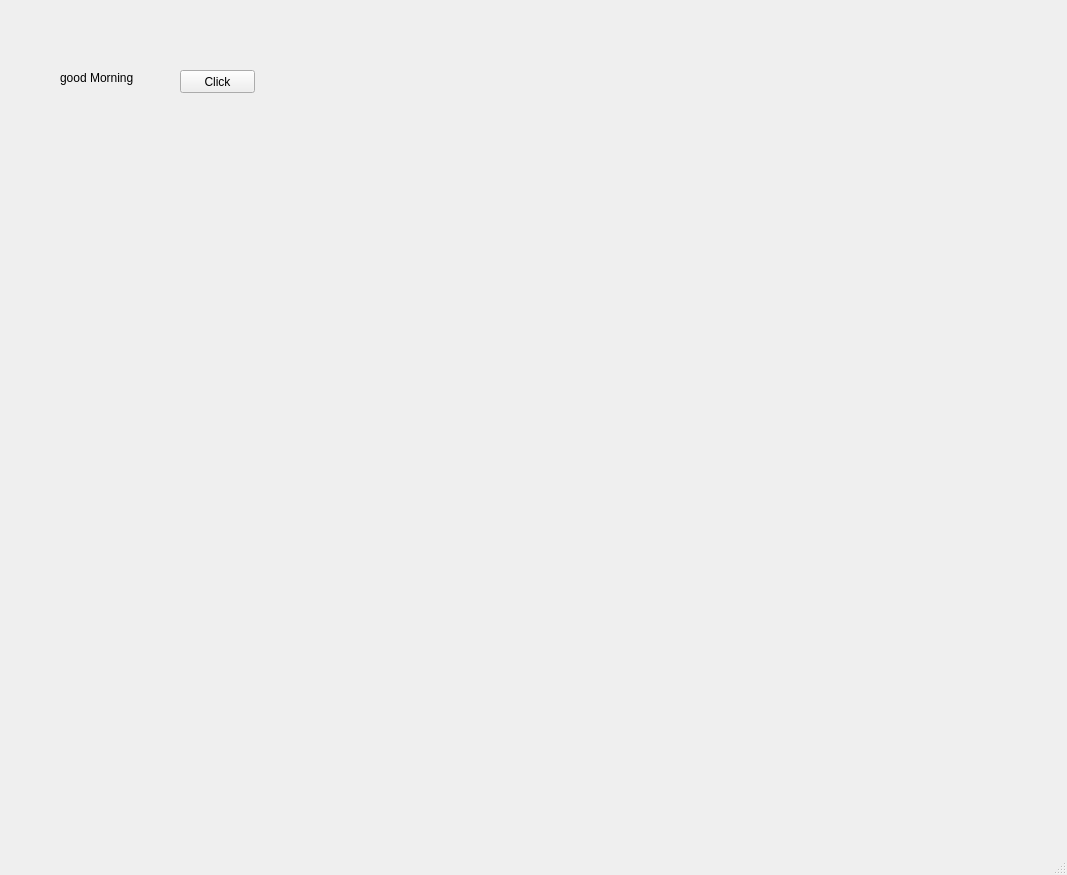
<?xml version="1.0" encoding="UTF-8"?>
<ui version="4.0">
 <class>MainWindow</class>
 <widget class="QMainWindow" name="MainWindow">
  <property name="geometry">
   <rect>
    <x>0</x>
    <y>0</y>
    <width>1067</width>
    <height>875</height>
   </rect>
  </property>
  <property name="windowTitle">
   <string>MainWindow</string>
  </property>
  <widget class="QWidget" name="centralwidget">
   <widget class="QPushButton" name="pb">
    <property name="geometry">
     <rect>
      <x>180</x>
      <y>70</y>
      <width>75</width>
      <height>23</height>
     </rect>
    </property>
    <property name="text">
     <string>Click</string>
    </property>
   </widget>
   <widget class="QLabel" name="lbl">
    <property name="geometry">
     <rect>
      <x>60</x>
      <y>70</y>
      <width>91</width>
      <height>16</height>
     </rect>
    </property>
    <property name="text">
     <string>good Morning</string>
    </property>
   </widget>
  </widget>
  <widget class="QMenuBar" name="menubar">
   <property name="geometry">
    <rect>
     <x>0</x>
     <y>0</y>
     <width>1067</width>
     <height>21</height>
    </rect>
   </property>
  </widget>
  <widget class="QStatusBar" name="statusbar"/>
 </widget>
 <resources/>
 <connections/>
</ui>
